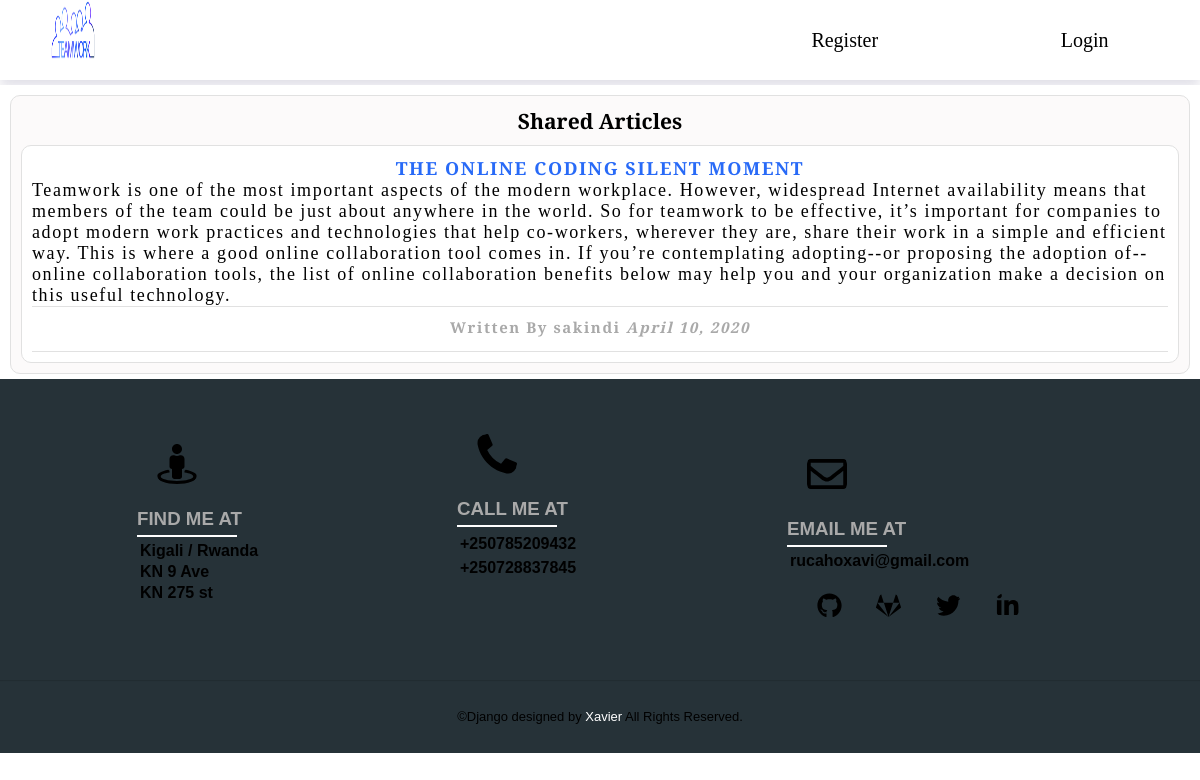
The app's page /post/26/, older data.
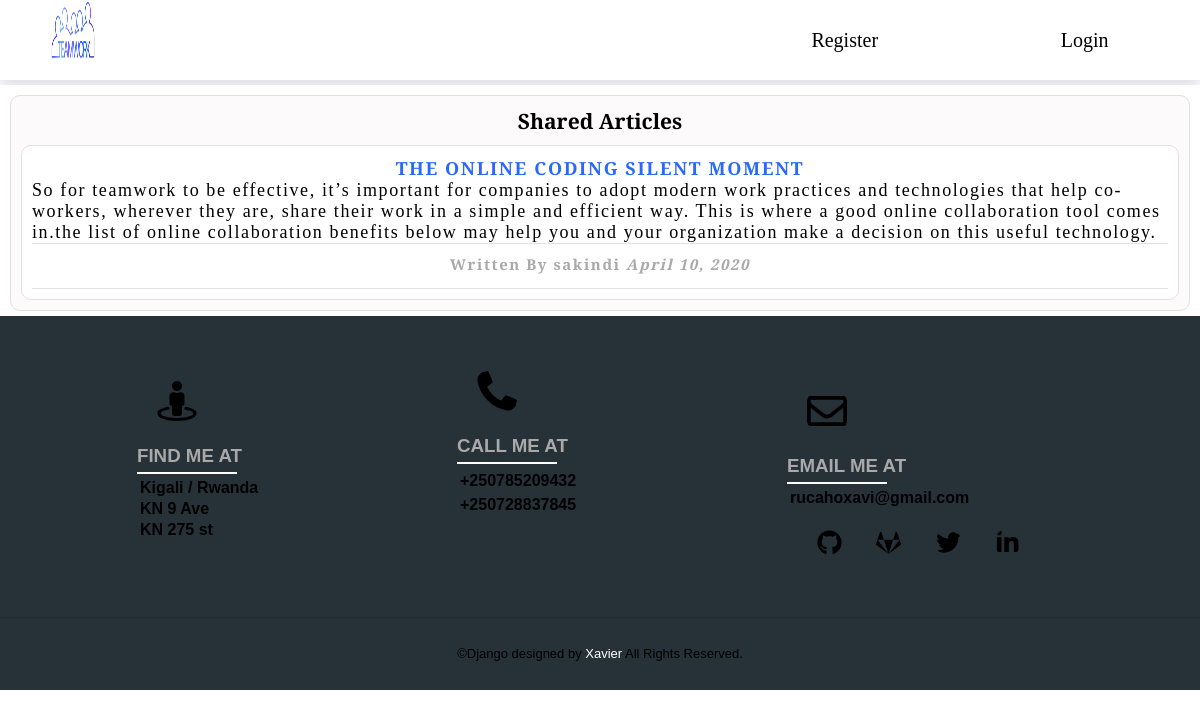
The same page, newer data.
### workdjango/models.py (models this page shows, shortened)
class Post(models.Model):
    title = models.CharField(max_length=100)
    content = models.TextField()
    date_posted = models.DateTimeField(default=timezone.now)
    author = models.ForeignKey(User, on_delete=models.CASCADE)

### workdjango/views.py (the view)
# urls.py: path('post/<int:pk>/', PostDetailView.as_view(), name='post-detail'),
class PostDetailView(DetailView):
    model = Post

### workdjango/templates/workdjango/post_detail.html (shortened to what this page needs)
{% extends "workdjango/base.html" %}
{% block content %}
<div class="shared-article-page">
  <div class="shared-form">
   <h3>Shared Articles</h3>
<div class="info-card">
<h4>{{ post.title }}</h4>
<p> {{ post.content }}</p>
<div class="more">
<h5 class="author">Written By {{ post.author }} <i class="date">{{ post.date_posted|date:"F d, Y" }}</i></h5>
</div>
</div>
</div>
</div>
{% endblock content %}

Row changes from the older to the newer data that the page shows:
changed Post "THE ONLINE CODING SILENT MOMENT": content "Teamwork is one of the most important aspects of the modern workplace. However, widespread Internet availability means that members of the team could be just about anywhere in the world. So for teamwork to be effective, it’s important for companies to adopt modern work practices and technologies that help co-workers, wherever they are, share their work in a simple and efficient way. This is where a good online collaboration tool comes in. If you’re contemplating adopting--or proposing the adoption of--online collaboration tools, the list of online collaboration…" → "So for teamwork to be effective, it’s important for companies to adopt modern work practices and technologies that help co-workers, wherever they are, share their work in a simple and efficient way. This is where a good online collaboration tool comes in.the list of online collaboration…"
